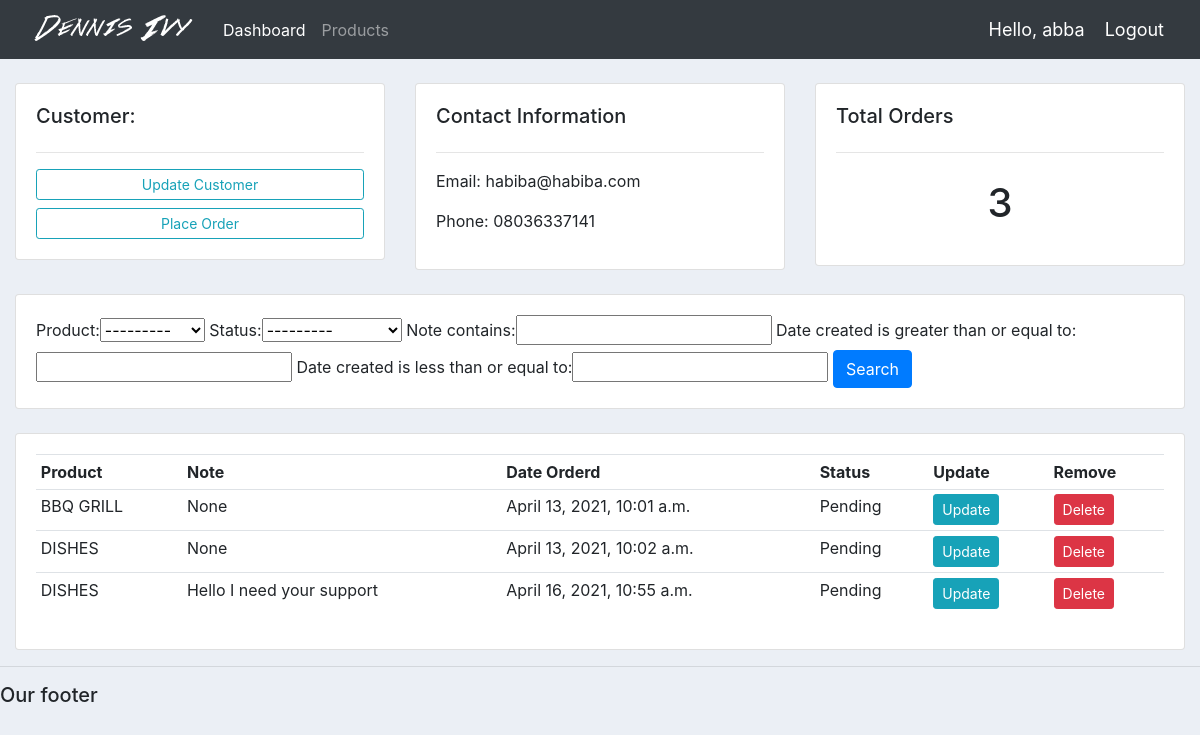
The app's page /customer/1/ (signed in) with its own data.
### accounts/models.py (models this page shows, shortened)
class Customer(models.Model):
    user = models.OneToOneField(User, null=True, blank=True, on_delete=models.CASCADE)
    name = models.CharField(max_length=200, null=True)
    phone = models.CharField(max_length=200, null=True)
    email = models.CharField(max_length=200, null=True)
    profile_pic = models.ImageField(default="profile1.png", null=True, blank=True)
    date_created = models.DateTimeField(auto_now_add=True, null=True)

class Order(models.Model):
    STATUS = (
        ('Pending', 'Pending'),
        ('Out for delivery', 'Out for delivery'),
        ('Delivered', 'Delivered'),
    )
    customer = models.ForeignKey(Customer, null=True, on_delete=models.SET_NULL)
    product = models.ForeignKey(Product, null=True, on_delete=models.SET_NULL)
    date_created = models.DateTimeField(auto_now_add=True, null=True)
    status = models.CharField(max_length=200, null=True, choices=STATUS)
    note = models.CharField(max_length=1000, null=True)

class Product(models.Model):
    CATEGORY = (
        ('Indoor', 'Indoor'),
        ('Out Door', 'Out Door'),
    )
    name = models.CharField(max_length=200, null=True)
    price = models.FloatField(null=True)
    category = models.CharField(max_length=200, null=True, choices=CATEGORY)
    description = models.CharField(max_length=200, null=True, blank=True)
    date_created = models.DateTimeField(auto_now_add=True, null=True)
    tags = models.ManyToManyField(Tag)
    def __str__(self):
        return self.name

### accounts/decorators.py (the view)
        def wrapper_func(request, *args, **kwargs):
            group = None
            if request.user.groups.exists():
                group = request.user.groups.all()[0].name
            if group in allowed_roles:
                return view_func(request, *args, **kwargs)
            else:
                return HttpResponse('You are not authorized to view this page')

### accounts/views.py (called while the page is built)
@login_required(login_url='login')
@allowed_users(allowed_roles=['admin'])
def customer(request, pk_test):
	customer = Customer.objects.get(id=pk_test)
	orders = customer.order_set.all()
	order_count = orders.count()
	myFilter = OrderFilter(request.GET, queryset=orders)
	orders = myFilter.qs
	context = {'customer':customer, 'orders':orders, 'order_count':order_count,
	'myFilter':myFilter}
	return render(request, 'accounts/customer.html',context)

### accounts/templates/accounts/customer.html
{%  extends 'accounts/main.html' %}
{% block content %}
	<br>
<div class="row">
	<div class="col-md">
		<div class="card card-body">
			<h5>Customer:</h5>
			<hr>
			<a class="btn btn-outline-info  btn-sm btn-block" href="">Update Customer</a>
			<a class="btn btn-outline-info  btn-sm btn-block" href="{% url 'create_order' customer.id %}">Place Order</a>
		</div>
	</div>
	<div class="col-md">
		<div class="card card-body">
			<h5>Contact Information</h5>
			<hr>
			<p>Email: {{customer.email}}</p>
			<p>Phone: {{customer.phone}}</p>
		</div>
	</div>
	<div class="col-md">
		<div class="card card-body">
			<h5>Total Orders</h5>
			<hr>
			<h1 style="text-align: center;padding: 10px">{{order_count}}</h1>
		</div>
	</div>
</div>
<br>
<div class="row">
	<div class="col">
		<div class="card card-body">
			<form method="get">
				{{myFilter.form}}
		    <button class="btn btn-primary" type="submit">Search</button>
		  </form>
		</div>
	</div>
</div>
<br>
<div class="row">
	<div class="col-md">
		<div class="card card-body">
			<table class="table table-sm">
				<tr>
					<th>Product</th>
					<th>Note</th>
					<th>Date Orderd</th>
					<th>Status</th>
					<th>Update</th>
					<th>Remove</th>
				</tr>
				{% for order in orders %}
				<tr>
					<td>{{order.product}}</td>
					<td>{{order.note}}</td>
					<td>{{order.date_created}}</td>
					<td>{{order.status}}</td>
					<td><a class="btn btn-sm btn-info" href="{% url 'update_order' order.id %}">Update</a></td>
					<td><a class="btn btn-sm btn-danger" href="{% url 'delete_order' order.id %}">Delete</a></td>
				</tr>
				{% endfor %}
			</table>
		</div>
	</div>
</div>
{% endblock %}

### accounts/templates/accounts/navbar.html (shortened to what this page needs)
{% load static %}
<nav class="navbar navbar-expand-lg navbar-dark bg-dark">
 <img src="{% static 'images/logo.png' %}">
  <div class="collapse navbar-collapse" id="navbarNav">
    <ul class="navbar-nav">
      {% if request.user.is_staff %}
      <li class="nav-item active">
        <a class="nav-link" href="{% url 'home' %}">Dashboard</a>
      </li>
      <li class="nav-item">
        <a class="nav-link" href="{% url 'products' %}">Products</a>
      </li>
      {% else %}
       <li class="nav-item">
        <a class="nav-link" href="{% url 'account' %}">Settings</a>
      </li>
      {% endif %}
    </ul>
  </div>
  <span class="hello-msg">Hello, {{request.user}}</span>
  <span ><a  class="hello-msg" href="{% url 'logout' %}">Logout</a></span>
</nav>

### static/css/main.css (style rules this page uses)
body { background-color: #ebeff5; }

### accounts/templates/accounts/navbar.html (style rules this page uses)
.hello-msg { font-size: 18px; color: #fff; margin-right: 20px; }

### records on screen
Customer: email "habiba@habiba.com", phone "08036337141"
Order: product "BBQ GRILL", note "None", date_created "April 13, 2021, 10:01 a.m.", status "Pending"
Order: product "DISHES", note "None", date_created "April 13, 2021, 10:02 a.m.", status "Pending"
Order: product "DISHES", note "Hello I need your support", date_created "April 16, 2021, 10:55 a.m.", status "Pending"

### other values on screen
{{ request.user }} "abba"
{{ order_count }} "3"
